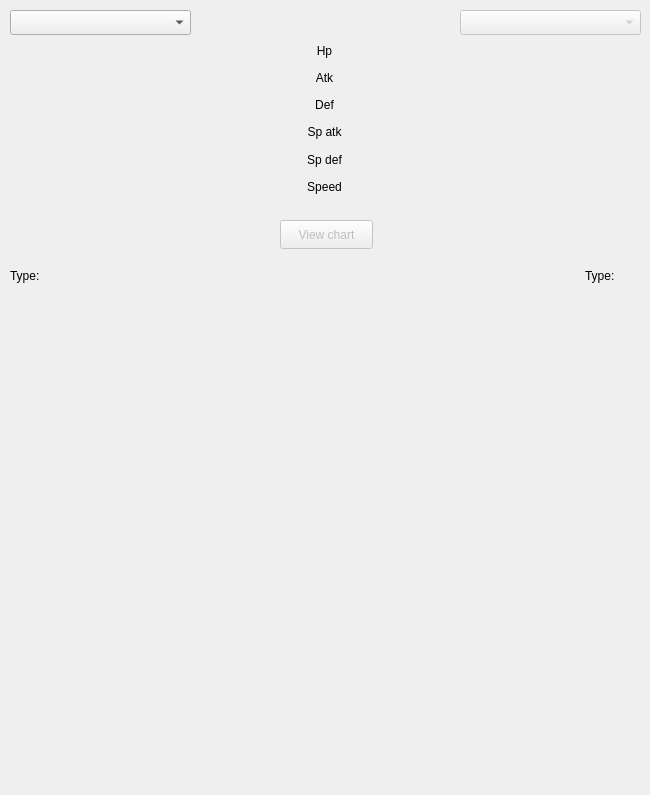
<?xml version="1.0" encoding="UTF-8"?>
<ui version="4.0">
 <class>Compare</class>
 <widget class="QDialog" name="Compare">
  <property name="geometry">
   <rect>
    <x>0</x>
    <y>0</y>
    <width>650</width>
    <height>795</height>
   </rect>
  </property>
  <property name="windowTitle">
   <string>Dialog</string>
  </property>
  <widget class="QComboBox" name="comboBox">
   <property name="geometry">
    <rect>
     <x>10</x>
     <y>10</y>
     <width>181</width>
     <height>25</height>
    </rect>
   </property>
  </widget>
  <widget class="QLabel" name="label">
   <property name="geometry">
    <rect>
     <x>10</x>
     <y>40</y>
     <width>211</width>
     <height>201</height>
    </rect>
   </property>
   <property name="text">
    <string/>
   </property>
   <property name="pixmap">
    <pixmap>question-mark.jpg</pixmap>
   </property>
   <property name="scaledContents">
    <bool>true</bool>
   </property>
  </widget>
  <widget class="QComboBox" name="comboBox2">
   <property name="enabled">
    <bool>false</bool>
   </property>
   <property name="geometry">
    <rect>
     <x>460</x>
     <y>10</y>
     <width>181</width>
     <height>25</height>
    </rect>
   </property>
  </widget>
  <widget class="QLabel" name="label2">
   <property name="geometry">
    <rect>
     <x>430</x>
     <y>40</y>
     <width>211</width>
     <height>201</height>
    </rect>
   </property>
   <property name="text">
    <string/>
   </property>
   <property name="pixmap">
    <pixmap>question-mark.jpg</pixmap>
   </property>
   <property name="scaledContents">
    <bool>true</bool>
   </property>
  </widget>
  <widget class="QPushButton" name="BTchart">
   <property name="enabled">
    <bool>false</bool>
   </property>
   <property name="geometry">
    <rect>
     <x>280</x>
     <y>220</y>
     <width>93</width>
     <height>29</height>
    </rect>
   </property>
   <property name="text">
    <string>View chart</string>
   </property>
  </widget>
  <widget class="QFrame" name="horizontalFrame">
   <property name="geometry">
    <rect>
     <x>10</x>
     <y>300</y>
     <width>821</width>
     <height>671</height>
    </rect>
   </property>
   <layout class="QHBoxLayout" name="horizontalLayout"/>
  </widget>
  <widget class="QWidget" name="horizontalLayoutWidget">
   <property name="geometry">
    <rect>
     <x>10</x>
     <y>260</y>
     <width>631</width>
     <height>31</height>
    </rect>
   </property>
   <layout class="QHBoxLayout" name="horizontalLayout_2">
    <item>
     <widget class="QLabel" name="label_2">
      <property name="text">
       <string>Type:</string>
      </property>
     </widget>
    </item>
    <item>
     <widget class="QLabel" name="labelType1">
      <property name="text">
       <string/>
      </property>
     </widget>
    </item>
    <item>
     <widget class="QLabel" name="label_type2_1">
      <property name="text">
       <string/>
      </property>
     </widget>
    </item>
    <item>
     <spacer name="horizontalSpacer">
      <property name="orientation">
       <enum>Qt::Horizontal</enum>
      </property>
      <property name="sizeHint" stdset="0">
       <size>
        <width>40</width>
        <height>20</height>
       </size>
      </property>
     </spacer>
    </item>
    <item>
     <widget class="QLabel" name="label_3">
      <property name="text">
       <string>Type:</string>
      </property>
     </widget>
    </item>
    <item>
     <widget class="QLabel" name="label_type2_2">
      <property name="text">
       <string/>
      </property>
     </widget>
    </item>
    <item>
     <widget class="QLabel" name="labelType2">
      <property name="text">
       <string/>
      </property>
     </widget>
    </item>
   </layout>
  </widget>
  <widget class="QWidget" name="gridLayoutWidget">
   <property name="geometry">
    <rect>
     <x>234</x>
     <y>40</y>
     <width>181</width>
     <height>157</height>
    </rect>
   </property>
   <layout class="QGridLayout" name="gridLayout">
    <item row="3" column="1">
     <widget class="QLabel" name="label_11">
      <property name="text">
       <string>Sp atk</string>
      </property>
      <property name="alignment">
       <set>Qt::AlignCenter</set>
      </property>
     </widget>
    </item>
    <item row="1" column="1">
     <widget class="QLabel" name="label_7">
      <property name="text">
       <string>Atk</string>
      </property>
      <property name="alignment">
       <set>Qt::AlignCenter</set>
      </property>
     </widget>
    </item>
    <item row="4" column="1">
     <widget class="QLabel" name="label_12">
      <property name="text">
       <string>Sp def</string>
      </property>
      <property name="alignment">
       <set>Qt::AlignCenter</set>
      </property>
     </widget>
    </item>
    <item row="0" column="1">
     <widget class="QLabel" name="label_9">
      <property name="text">
       <string>Hp</string>
      </property>
      <property name="alignment">
       <set>Qt::AlignCenter</set>
      </property>
     </widget>
    </item>
    <item row="2" column="1">
     <widget class="QLabel" name="label_10">
      <property name="text">
       <string>Def</string>
      </property>
      <property name="alignment">
       <set>Qt::AlignCenter</set>
      </property>
     </widget>
    </item>
    <item row="0" column="2">
     <widget class="QLabel" name="label_hp2">
      <property name="text">
       <string/>
      </property>
      <property name="alignment">
       <set>Qt::AlignRight|Qt::AlignTrailing|Qt::AlignVCenter</set>
      </property>
     </widget>
    </item>
    <item row="5" column="1">
     <widget class="QLabel" name="label_13">
      <property name="text">
       <string>Speed</string>
      </property>
      <property name="alignment">
       <set>Qt::AlignCenter</set>
      </property>
     </widget>
    </item>
    <item row="3" column="0">
     <widget class="QLabel" name="labelsp_atk1">
      <property name="text">
       <string/>
      </property>
     </widget>
    </item>
    <item row="4" column="0">
     <widget class="QLabel" name="label_sp_def1">
      <property name="text">
       <string/>
      </property>
     </widget>
    </item>
    <item row="5" column="0">
     <widget class="QLabel" name="label_speed1">
      <property name="text">
       <string/>
      </property>
     </widget>
    </item>
    <item row="1" column="2">
     <widget class="QLabel" name="label_atk2">
      <property name="text">
       <string/>
      </property>
      <property name="alignment">
       <set>Qt::AlignRight|Qt::AlignTrailing|Qt::AlignVCenter</set>
      </property>
     </widget>
    </item>
    <item row="2" column="2">
     <widget class="QLabel" name="label_def2">
      <property name="text">
       <string/>
      </property>
      <property name="alignment">
       <set>Qt::AlignRight|Qt::AlignTrailing|Qt::AlignVCenter</set>
      </property>
     </widget>
    </item>
    <item row="3" column="2">
     <widget class="QLabel" name="label_sp_atk2">
      <property name="text">
       <string/>
      </property>
      <property name="alignment">
       <set>Qt::AlignRight|Qt::AlignTrailing|Qt::AlignVCenter</set>
      </property>
     </widget>
    </item>
    <item row="4" column="2">
     <widget class="QLabel" name="label_sp_def2">
      <property name="text">
       <string/>
      </property>
      <property name="alignment">
       <set>Qt::AlignRight|Qt::AlignTrailing|Qt::AlignVCenter</set>
      </property>
     </widget>
    </item>
    <item row="5" column="2">
     <widget class="QLabel" name="label_speed2">
      <property name="text">
       <string/>
      </property>
      <property name="alignment">
       <set>Qt::AlignRight|Qt::AlignTrailing|Qt::AlignVCenter</set>
      </property>
     </widget>
    </item>
    <item row="1" column="0">
     <widget class="QLabel" name="label_atk1">
      <property name="text">
       <string/>
      </property>
     </widget>
    </item>
    <item row="0" column="0">
     <widget class="QLabel" name="label_hp1">
      <property name="text">
       <string/>
      </property>
     </widget>
    </item>
    <item row="2" column="0">
     <widget class="QLabel" name="label_def1">
      <property name="text">
       <string/>
      </property>
     </widget>
    </item>
   </layout>
  </widget>
 </widget>
 <resources/>
 <connections/>
</ui>
